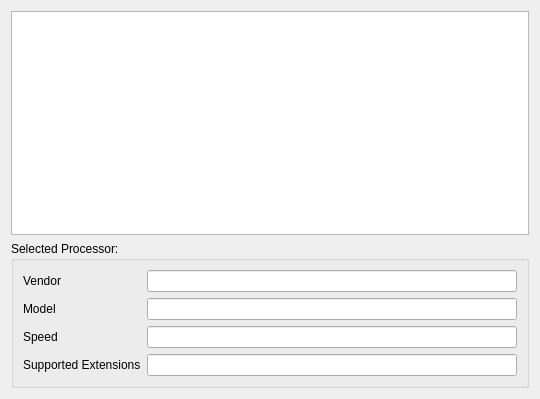
<ui version="4.0" >
 <class>Solidproc</class>
 <widget class="QWidget" name="Solidproc" >
  <property name="geometry" >
   <rect>
    <x>0</x>
    <y>0</y>
    <width>540</width>
    <height>399</height>
   </rect>
  </property>
  <property name="windowTitle" >
   <string>Form</string>
  </property>
  <layout class="QVBoxLayout" >
   <item>
    <widget class="QListWidget" name="listWidgetProcessors" >
     <property name="sortingEnabled" >
      <bool>true</bool>
     </property>
    </widget>
   </item>
   <item>
    <widget class="QGroupBox" name="groupProcInfo" >
     <property name="title" >
      <string>Selected Processor:</string>
     </property>
     <layout class="QGridLayout" >
      <item row="0" column="0" colspan="2" >
       <widget class="QLabel" name="labelVendor" >
        <property name="text" >
         <string>Vendor</string>
        </property>
        <property name="buddy" >
         <cstring>lineVendor</cstring>
        </property>
       </widget>
      </item>
      <item row="0" column="2" >
       <widget class="QLineEdit" name="lineVendor" >
        <property name="readOnly" >
         <bool>true</bool>
        </property>
       </widget>
      </item>
      <item row="1" column="0" >
       <widget class="QLabel" name="labelModel" >
        <property name="text" >
         <string>Model</string>
        </property>
        <property name="buddy" >
         <cstring>lineModel</cstring>
        </property>
       </widget>
      </item>
      <item row="1" column="2" >
       <widget class="QLineEdit" name="lineModel" >
        <property name="readOnly" >
         <bool>true</bool>
        </property>
       </widget>
      </item>
      <item row="2" column="0" >
       <widget class="QLabel" name="labelSpeed" >
        <property name="text" >
         <string>Speed</string>
        </property>
        <property name="buddy" >
         <cstring>lineSpeed</cstring>
        </property>
       </widget>
      </item>
      <item row="2" column="2" >
       <widget class="QLineEdit" name="lineSpeed" >
        <property name="readOnly" >
         <bool>true</bool>
        </property>
       </widget>
      </item>
      <item row="3" column="0" colspan="2" >
       <widget class="QLabel" name="labelExtensions" >
        <property name="text" >
         <string>Supported Extensions</string>
        </property>
        <property name="buddy" >
         <cstring>lineExtensions</cstring>
        </property>
       </widget>
      </item>
      <item row="3" column="2" >
       <widget class="QLineEdit" name="lineExtensions" >
        <property name="readOnly" >
         <bool>true</bool>
        </property>
       </widget>
      </item>
     </layout>
    </widget>
   </item>
  </layout>
 </widget>
 <resources/>
 <connections/>
</ui>
